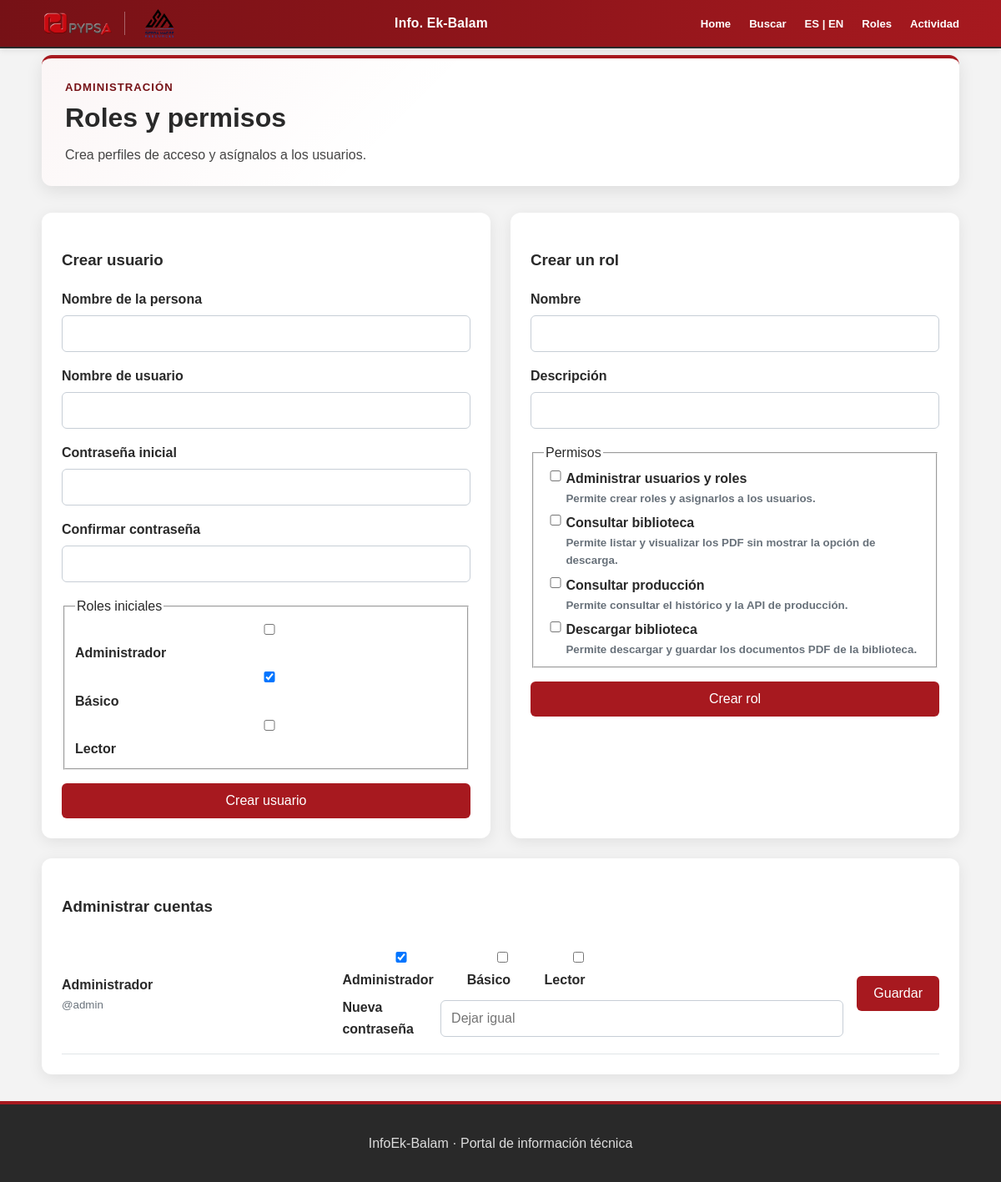
The app's page /administracion/roles (signed in) with its own data.
### models.py (models this page shows, shortened)
class Rol(db.Model):
    __tablename__ = "roles"
    id = db.Column(db.Integer, primary_key=True)
    nombre = db.Column(db.String(80), unique=True, nullable=False)
    descripcion = db.Column(db.String(255), nullable=True)
    es_sistema = db.Column(db.Boolean, default=False, nullable=False)
    permisos = db.relationship(
        "Permiso",
        secondary=roles_permisos,
        lazy="selectin",
        backref=db.backref("roles", lazy="selectin"),
    )

class Permiso(db.Model):
    __tablename__ = "permisos"
    id = db.Column(db.Integer, primary_key=True)
    codigo = db.Column(db.String(80), unique=True, nullable=False)
    nombre = db.Column(db.String(120), nullable=False)
    descripcion = db.Column(db.String(255), nullable=True)

class Usuario(UserMixin, db.Model):
    __tablename__ = "usuarios"
    id = db.Column(
        db.Integer,
        primary_key=True
    )
    username = db.Column(
        db.String(50),
        unique=True,
        nullable=False
    )
    nombre = db.Column(
        db.String(100),
        nullable=False
    )
    password_hash = db.Column(
        db.String(255),
        nullable=False
    )
    activo = db.Column(
        db.Boolean,
        default=True,
        nullable=False
    )
    roles = db.relationship(
        "Rol",
        secondary=usuarios_roles,
        lazy="selectin",
        backref=db.backref("usuarios", lazy="selectin"),
    )
    sesiones_navegacion = db.relationship(
        "SesionNavegacion",
        back_populates="usuario",
        lazy="dynamic",
    )
    def tiene_permiso(self, codigo):
        return any(
            permiso.codigo == codigo
            for rol in self.roles
            for permiso in rol.permisos
        )
    @property
    def is_active(self):
        return self.activo

### app.py (the view, shortened to what this page needs)
@app.route("/administracion/roles", methods=["GET", "POST"])
@permiso_requerido("usuarios.administrar")
def administrar_roles():
    token_csrf = session.setdefault("token_csrf", secrets.token_urlsafe(32))
    return render_template(
        "administrar_roles.html",
        usuarios=Usuario.query.order_by(Usuario.nombre).all(),
        roles=Rol.query.order_by(Rol.nombre).all(),
        permisos=Permiso.query.order_by(Permiso.nombre).all(),
        token_csrf=token_csrf,
    )

### app.py (called while the page is built)
@login_manager.user_loader
def cargar_usuario(usuario_id):
    return db.session.get(
        Usuario,
        int(usuario_id)
    )

def permiso_requerido(codigo):
    def decorador(vista):
        @wraps(vista)
        @login_required
        def vista_protegida(*args, **kwargs):
            if not current_user.tiene_permiso(codigo):
                abort(403)
            return vista(*args, **kwargs)
        return vista_protegida
    return decorador

@app.before_request
def registrar_actividad_usuario():
    if not current_user.is_authenticated:
        return
    registro_id = session.get("registro_acceso_id")
    if not registro_id:
        return
    ahora_epoch = time.time()
    ultima_actualizacion = session.get("registro_actividad_epoch", 0)
    if ahora_epoch - ultima_actualizacion < 60:
        return
    registro = db.session.get(SesionNavegacion, registro_id)
    if registro and registro.usuario_id == current_user.id and not registro.fecha_salida:
        registro.ultima_actividad = datetime.utcnow()
        db.session.commit()
        session["registro_actividad_epoch"] = ahora_epoch

### templates/administrar_roles.html (shortened to what this page needs)
{% extends "base.html" %}
{% block content %}
<section class="portal-bienvenida">
    <div>
        <p class="etiqueta">ADMINISTRACIÓN</p>
        <h2>Roles y permisos</h2>
        <p>Crea perfiles de acceso y asígnalos a los usuarios.</p>
    </div>
</section>
<section class="panel-administracion">
    <article>
        <h3>Crear usuario</h3>
        <form method="post" class="formulario-administracion">
            <label>Nombre de la persona
                <input name="nombre_persona" maxlength="100" required>
            </label>
            <label>Nombre de usuario
                <input
                    name="username"
                    minlength="3"
                    maxlength="50"
                    pattern="[A-Za-z0-9._-]+"
                    autocomplete="off"
                    required
                >
            </label>
            <label>Contrase&ntilde;a inicial
                <input
                    type="password"
                    name="password"
                    minlength="8"
                    autocomplete="new-password"
                    required
                >
            </label>
            <label>Confirmar contrase&ntilde;a
                <input
                    type="password"
                    name="confirmar_password"
                    minlength="8"
                    autocomplete="new-password"
                    required
                >
            </label>
            <fieldset>
                <legend>Roles iniciales</legend>
                {% for rol in roles %}
                <label>
                    <input
                        type="checkbox"
                        name="roles"
                        value="{{ rol.id }}"
                        {% if rol.nombre == 'Básico' %}checked{% endif %}
                    >
                    {{ rol.nombre }}
                </label>
                {% endfor %}
            </fieldset>
            <button type="submit">Crear usuario</button>
        </form>
    </article>
    <article>
        <h3>Crear un rol</h3>
        <form method="post" class="formulario-administracion">
            <label>Nombre
                <input name="nombre" maxlength="80" required>
            </label>
            <label>Descripción
                <input name="descripcion" maxlength="255">
            </label>
            <fieldset>
                <legend>Permisos</legend>
                {% for permiso in permisos %}
                <label class="opcion-permiso">
                    <input type="checkbox" name="permisos" value="{{ permiso.codigo }}">
                    <span><strong>{{ permiso.nombre }}</strong><small>{{ permiso.descripcion }}</small></span>
                </label>
                {% endfor %}
            </fieldset>
            <button type="submit">Crear rol</button>
        </form>
    </article>
    <article>
        <h3>Administrar cuentas</h3>
        {% for usuario in usuarios %}
        <form method="post" class="asignacion-usuario">
            <div>
                <strong>{{ usuario.nombre }}</strong>
                <small>@{{ usuario.username }}</small>
            </div>
            <div class="roles-usuario">
                {% for rol in roles %}
                <label>
                    <input
                        type="checkbox"
                        name="roles"
                        value="{{ rol.id }}"
                        {% if rol in usuario.roles %}checked{% endif %}
                    >
                    {{ rol.nombre }}
                </label>
                {% endfor %}
                <label class="cambio-password">
                    Nueva contrase&ntilde;a
                    <input
                        type="password"
                        name="password_nuevo"
                        minlength="8"
                        placeholder="Dejar igual"
                        autocomplete="new-password"
                    >
                </label>
            </div>
            <button type="submit">Guardar</button>
        </form>
        {% endfor %}
    </article>
</section>
{% endblock %}

### templates/base.html (shortened to what this page needs)
<!DOCTYPE html>
<html lang="es">
<head>
    <link
        rel="stylesheet"
        href="{{ url_for('static', filename='css/styles.css') }}"
    >
</head>
<body class="{% block body_class %}{% endblock %}">
  <header class="encabezado">
    <div class="contenedor encabezado-contenido">
        <div class="grupo-logos">
            <a
                href="https://pypsagroup.com/GasOil.html"
                target="_blank"
                rel="noopener noreferrer"
            >
                <img
                    src="{{ url_for(
                        'static',
                        filename='img/logo_pypsa.png'
                    ) }}"
                    alt="Logo de PYPSA"
                    class="logo logo-pypsa"
                >
            </a>
            <a
                href="https://sierramadreog.com/es/"
                target="_blank"
                rel="noopener noreferrer"
            >
                <img
                    src="{{ url_for(
                        'static',
                        filename='img/logo_sierramadre.png'
                    ) }}"
                    alt="Logo de Sierra Madre Resources"
                    class="logo logo-sierramadre"
                >
            </a>
        </div>
        <a
            href="{{ url_for('inicio') }}"
            class="nombre-portal"
        >
            Info. Ek-Balam
        </a>
    <nav class="navegacion-principal">
        <a href="{{ url_for('portal') }}">
            Home
        </a>
        <a href="#">
            Buscar
        </a>
        <a href="#">
            ES | EN
        </a>
        {% if current_user.is_authenticated and current_user.tiene_permiso('usuarios.administrar') %}
        <a href="{{ url_for('administrar_roles') }}">
            Roles
        </a>
        <a href="{{ url_for('actividad_usuarios') }}">
            Actividad
        </a>
        {% endif %}
    </nav>
        </div>
    </header>
    <main class="contenedor contenido-principal">
        {% block content %}
        {% endblock %}
    </main>
    <footer class="pie-pagina">
        <div class="contenedor">
            <p>
                InfoEk-Balam · Portal de información técnica
            </p>
        </div>
    </footer>
</body>
</html>

### static/css/styles.css (style rules this page uses)
:root { --rojo-principal: #a7191f; --rojo-oscuro: #761116; --rojo-hover: #8b151a; --rojo-claro: #f6e8e9; --gris-oscuro: #292929; --gris-medio: #606060; --gris-suave: #d7d7d7; --gris-claro: #f3f3f3; --blanco: #ffffff; --sombra: rgb(0 0 0 / 9%); }
* { box-sizing: border-box; }
html { min-height: 100%; scroll-behavior: smooth; }
body { min-height: 100vh; margin: 0; display: flex; flex-direction: column; font-family: Arial, Helvetica, sans-serif; line-height: 1.6; color: var(--gris-oscuro); background-color: var(--gris-claro); }
.contenedor { width: min(1100px, 92%); margin: 0 auto; }
.encabezado { position: fixed; top: 0; left: 0; width: 100%; z-index: 1000; padding: 4px 0; color: var(--blanco); background: linear-gradient( 100deg, var(--rojo-oscuro), var(--rojo-principal) ); border-bottom: 2px solid var(--gris-oscuro); box-shadow: 0 2px 7px rgba(134, 134, 134, 0.2); }
.encabezado .contenedor, .encabezado-contenido { display: flex; align-items: center; justify-content: space-between; gap: 20px; }
.encabezado a { color: white; text-decoration: none; }
.contenido-principal { flex: 1; padding-top:66px; }
label { font-weight: 600; }
input { width: 100%; padding: 12px; font-size: 1rem; border: 1px solid #c7ced6; border-radius: 6px; }
button { padding: 12px 20px; color: var(--blanco); font-size: 1rem; background-color: var(--rojo-principal); border: none; border-radius: 6px; cursor: pointer; transition: background-color 0.2s ease, transform 0.2s ease; }
.pie-pagina { padding: 18px 0; color: #dddddd; text-align: center; background-color: var(--gris-oscuro); border-top: 4px solid var(--rojo-principal); }
.portal-bienvenida { display: flex; align-items: center; justify-content: space-between; gap: 24px; margin-bottom: 24px; padding: 24px 28px; background: linear-gradient(135deg, rgb(167 25 31 / 4%), transparent 42%), white; border-top: 4px solid var(--rojo-principal); border-radius: 12px; box-shadow: 0 6px 20px rgb(0 0 0 / 9%); }
.portal-bienvenida h2 { margin: 6px 0 12px; font-size: 2rem; line-height: 1.25; }
.portal-bienvenida .etiqueta { margin: 0; color: var(--rojo-oscuro); font-size: 0.82rem; font-weight: 700; letter-spacing: 0.08em; }
.portal-bienvenida h2 + p { margin: 0; color: #454545; }
.tarjeta, .portal-bienvenida, .indicador, .tarjeta-contenido, .contenido-documental, .pagina-busqueda { background-color: var(--blanco); box-shadow: 0 4px 14px var(--sombra); }
.portal-bienvenida { box-shadow: 0 6px 20px rgb(0 0 0 / 9%); }
.encabezado-contenido { display: grid; grid-template-columns: auto 1fr auto; align-items: center; gap: 18px; min-height: 48px; }
.grupo-logos { display: flex; align-items: center; gap: 14px; }
.logo { display: block; width: auto; object-fit: contain; }
.logo-pypsa { max-width: 100px; max-height: 36px; }
.logo-sierramadre { max-width: 72px; max-height: 42px; }
.nombre-portal { color: white; font-size: 0.98rem; font-weight: 700; text-decoration: none; letter-spacing: 0.2px; }
.navegacion-principal { display: flex; align-items: center; gap: 22px; }
.navegacion-principal a { color: white; text-decoration: none; font-size: 0.82rem; font-weight: 600; transition: 0.2s; }
.panel-administracion { display: grid; grid-template-columns: repeat(2, minmax(280px, 1fr)); gap: 1.5rem; margin: 2rem 0; }
.panel-administracion > article { background: #fff; border-radius: 12px; padding: 1.5rem; box-shadow: 0 4px 18px rgba(0, 0, 0, 0.08); }
.panel-administracion > article:last-child { grid-column: 1 / -1; }
.formulario-administracion, .asignacion-usuario { display: grid; gap: 1rem; }
.formulario-administracion label, .formulario-administracion fieldset { display: grid; gap: 0.4rem; }
.formulario-administracion input[type="text"], .formulario-administracion input:not([type]) { width: 100%; }
.opcion-permiso { grid-template-columns: auto 1fr; align-items: start; }
.opcion-permiso span, .asignacion-usuario > div:first-of-type { display: grid; }
.opcion-permiso small, .asignacion-usuario small { color: #68717a; }
.asignacion-usuario { grid-template-columns: minmax(140px, 0.8fr) minmax(220px, 1.5fr) auto; align-items: center; padding: 1rem 0; border-bottom: 1px solid #e1e5e8; }
.roles-usuario { display: flex; flex-wrap: wrap; gap: 0.5rem 1rem; }
.cambio-password { display: flex; align-items: center; gap: 0.5rem; width: 100%; }
.cambio-password input { min-width: 150px; }

### records on screen
Rol: nombre "Administrador"
Rol: nombre "☑", nombre "Básico"
Rol: nombre "Lector"
Permiso: nombre "Administrar usuarios y roles", descripcion "Permite crear roles y asignarlos a los usuarios."
Permiso: nombre "Consultar biblioteca", descripcion "Permite listar y visualizar los PDF sin mostrar la opción de descarga."
Permiso: nombre "Consultar producción", descripcion "Permite consultar el histórico y la API de producción."
Permiso: nombre "Descargar biblioteca", descripcion "Permite descargar y guardar los documentos PDF de la biblioteca."
Usuario: nombre "Administrador", username "admin"
